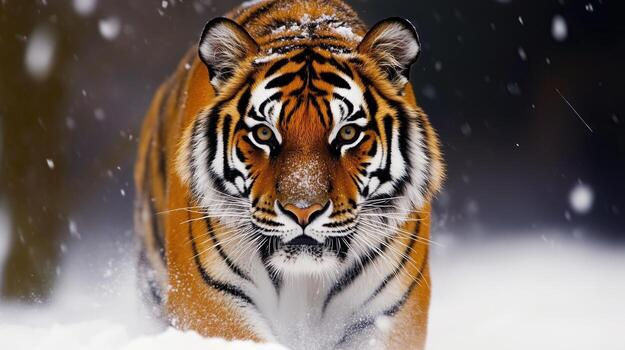
#> input picture tigre.jpeg, 625 x 350 px
$ python convolucion.py
#> lines starting #> are read from the running program, lines starting #| are printed output that depends on the picture
import numpy as np
import matplotlib.pyplot as plt
import cv2

def convolucion_manual(imagen, kernel):

    #Obtenemos el alto y el ancho de la imagen
    alto_img, ancho_img = imagen.shape
    alto_k, ancho_k = kernel.shape

    # Calculamos un borde para que pueda aplicar el filtro en las esquinas de la imagen
    pad_h = alto_k // 2
    pad_w = ancho_k // 2

    # Su tamaño será el de la imagen original + los bordes necesarios
    imagen_pad = np.zeros((alto_img + 2 * pad_h, ancho_img + 2 * pad_w))

    # Insertar la imagen original en el centro exacto de esta nueva matriz de ceros
    imagen_pad[pad_h : pad_h + alto_img, pad_w : pad_w + ancho_img] = imagen

    # Crear una matriz vacía para guardar el resultado
    resultado = np.zeros((alto_img, ancho_img), dtype=float)

    # Metodo de convolucion
    # Recorremos cada píxel de la imagen original
    for i in range(alto_img):
        for j in range(ancho_img):
            #Obtenmos la matriz desde i a i+ alto_k lo mismo para las columnas en este caso son los valores vecinos al pixel i,j
            ventana = imagen_pad[i : i + alto_k, j : j + ancho_k]

            # Multiplicar la ventana por el kernel elemento a elemento y sumar todo
            valor_pixel = np.sum(ventana * kernel)

            # Guardar el cálculo en el píxel correspondiente
            resultado[i, j] = valor_pixel

    #Si el valor es menor que 0 o mayor que 255 lo aproximamos al limite que toque por ejemplo si da 2555 se aproxima a 255 blanco
    resultado = np.clip(resultado, 0, 255)
    return resultado

def main():
    ruta_imagen = 'tigre.jpeg'

    # cv2.IMREAD_GRAYSCALE carga la foto directamente en blanco y negro
    imagen = cv2.imread(ruta_imagen, cv2.IMREAD_GRAYSCALE)
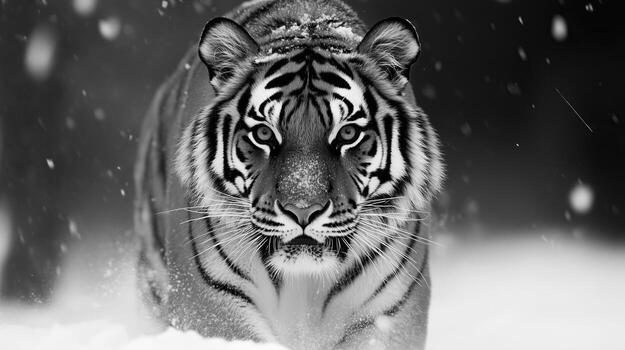
#> imagen: shape (350, 625); min 0, max 255, mean 105.5

    # Comprobamos que exista
    if imagen is None:
        print(f"Error: No se pudo cargar la imagen '{ruta_imagen}'. Revisa el nombre y la carpeta.")
        return

    # Redimensionamos
    imagen = cv2.resize(imagen, (300, 200))
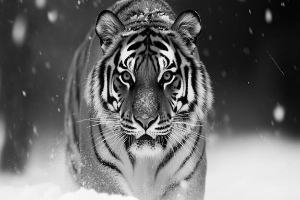
#> imagen: shape (200, 300); min 0, max 252, mean 105.4
    # Definir el Kernel
    kernel_bordes = np.array([
        [-1, -1, -1],
        [-1,  8, -1],
        [-1, -1, -1]
    ])

    #  Aplicar nuestra función
    print("Calculando convolución:")
    resultado = convolucion_manual(imagen, kernel_bordes)
#> in convolucion_manual, `imagen_pad[pad_h : pad_h + alto_img, pad_w : pad_w + ancho_img] = imagen`:
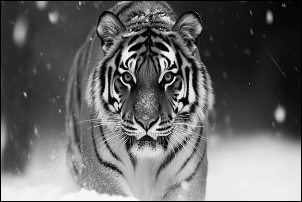
#> imagen_pad: shape (202, 302) float64; min 0, max 252, mean 103.6
#> after the loop in convolucion_manual, `for i in range(alto_img):`:
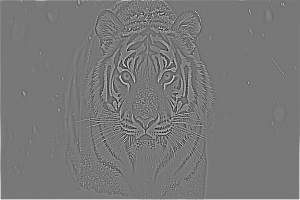
#> resultado: shape (200, 300) float64; min -1061, max 1190, mean 6; drawn with min black and max white
#> in convolucion_manual, `resultado = np.clip(resultado, 0, 255)`:
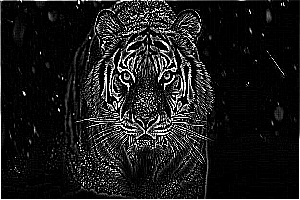
#> resultado: shape (200, 300) float64; min 0, max 255, mean 27.5

    # Mostrar los resultados
    fig, axs = plt.subplots(1, 2, figsize=(10, 5))

    axs[0].imshow(imagen, cmap='gray')
    axs[0].set_title('Imagen Original')
    axs[0].axis('off')

    axs[1].imshow(resultado, cmap='gray')
    axs[1].set_title('Convolución')
    axs[1].axis('off')

    plt.tight_layout()
    plt.show()

if __name__ == "__main__":
    main()

$ run again, with Casa.jpg copied over tigre.jpeg
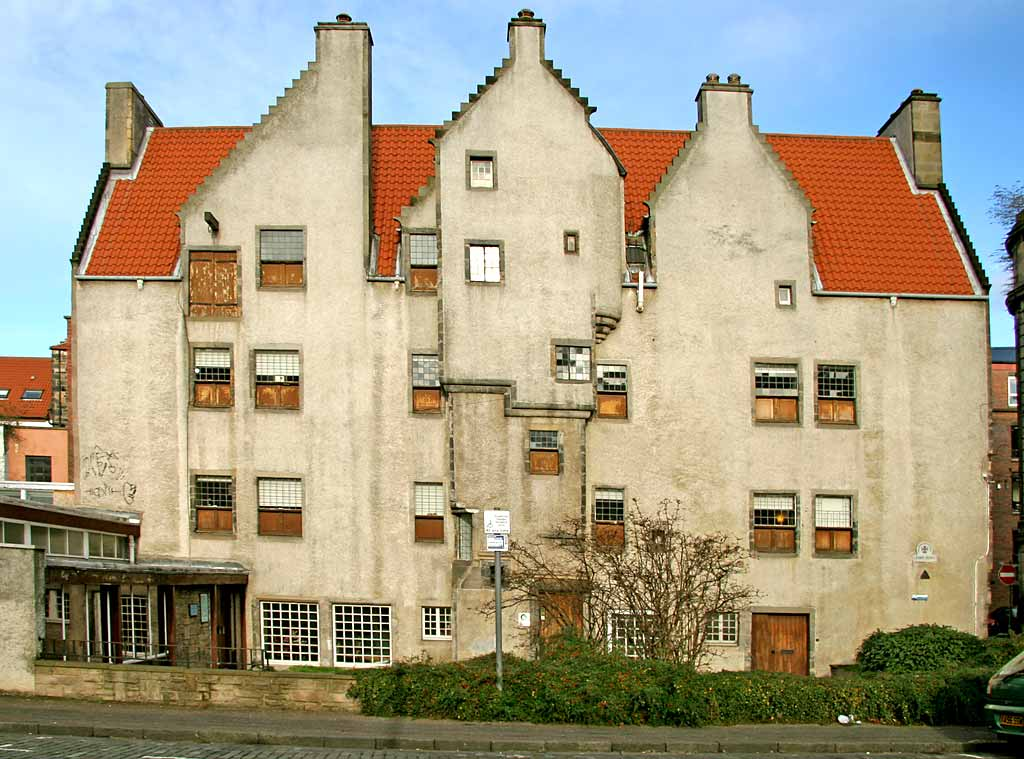
#> input picture Casa.jpg, 1024 x 759 px
#> after the loop in convolucion_manual, `for i in range(alto_img):`:
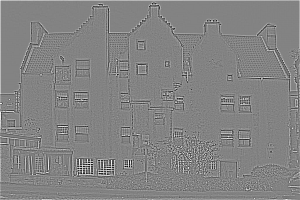
#> resultado: shape (200, 300) float64; min -1560, max 1474, mean 7; drawn with min black and max white
#> in convolucion_manual, `resultado = np.clip(resultado, 0, 255)`:
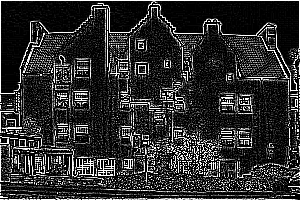
#> resultado: shape (200, 300) float64; min 0, max 255, mean 47.1

$ run again, with Colores.jpg copied over tigre.jpeg
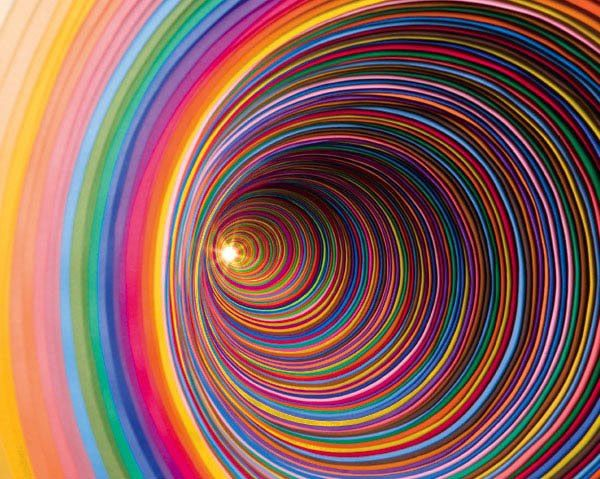
#> input picture Colores.jpg, 600 x 479 px
#> after the loop in convolucion_manual, `for i in range(alto_img):`:
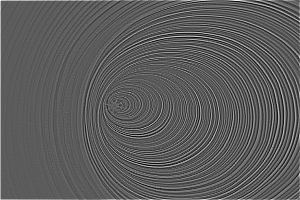
#> resultado: shape (200, 300) float64; min -666, max 1183, mean 6.5; drawn with min black and max white
#> in convolucion_manual, `resultado = np.clip(resultado, 0, 255)`:
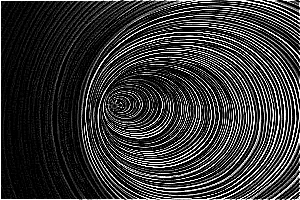
#> resultado: shape (200, 300) float64; min 0, max 255, mean 54.5
